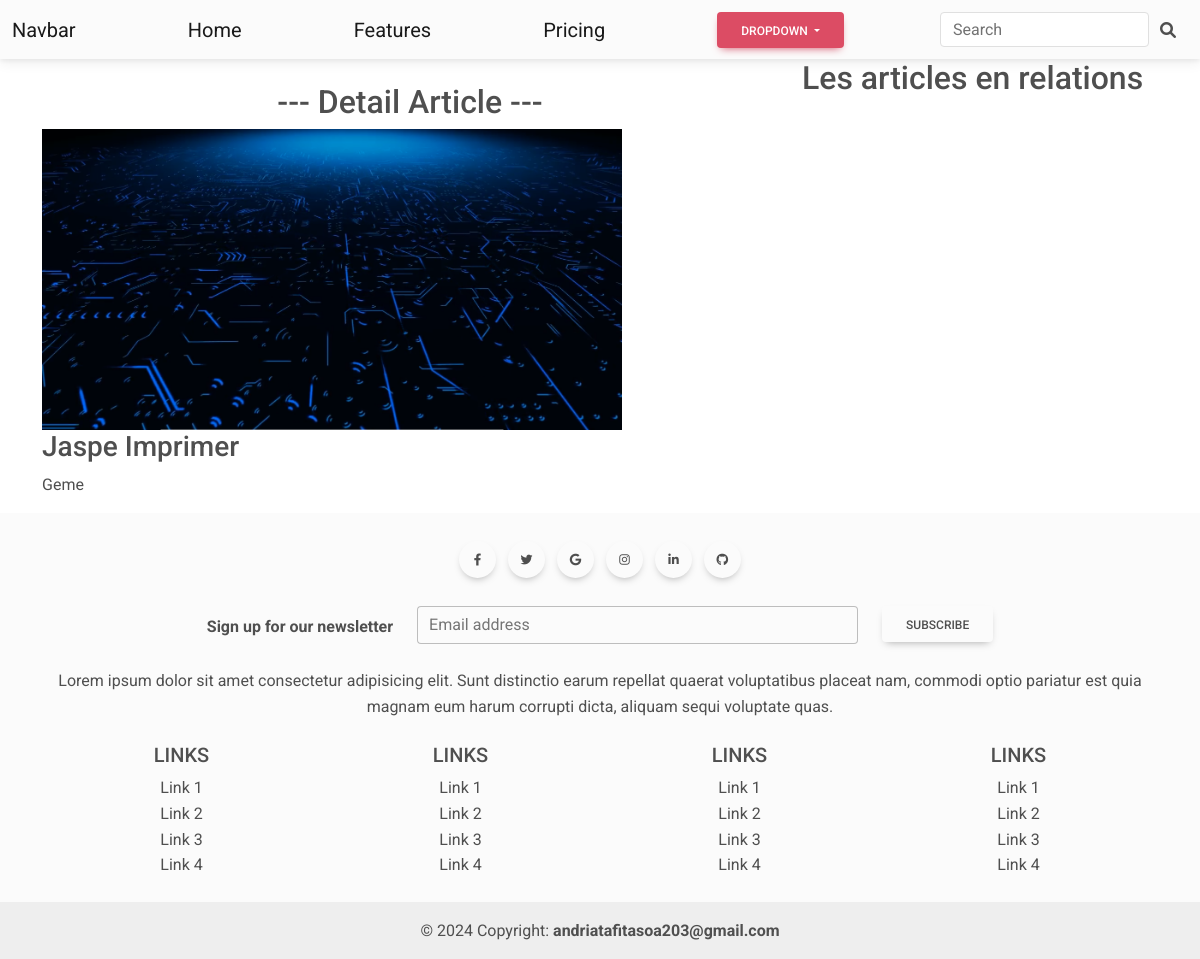
Screenshot of /article/8 with the database file from the repository.
### blog/models.py (models this page shows, shortened)
class Article(models.Model):
    title = models.CharField(max_length=50)
    category = models.ForeignKey(Category, on_delete=models.CASCADE)
    desc = models.TextField()
    image = models.ImageField()
    created_at = models.DateTimeField(auto_now_add=True)
    updated_at = models.DateTimeField(auto_now=True)

class Category(models.Model):
    name = models.CharField(max_length=120)
    def __str__(self) -> str:
        return self.name

### blog/views.py (the view)
# urls.py: path("article/<int:id_article>", detail, name = "detail"),
def detail(request, id_article):
    article = Article.objects.get(id = id_article)
    return render(request, "detail.html", {"article": article})

### blog/templates/detail.html
{% extends "base.html" %}
{% block content %}
<div class = "container">
  <div class = "row">
    <div class = "col-md-8">
      <h2 class = 'text-center mt-4'>--- Detail Article ---</h2>
      <img src= "{{article.image.url}}" style = "max-width: 580px">
      <h3>{{article.title}}</h3>
      <p> {{article.category}}</p>
    </div>
    <div class = "col-md-4">
    <h2>Les articles en relations</h2>
    </div>
  </div>
</div>
{% endblock%}

### rows the page displays
Article: image (picture), title "Jaspe Imprimer", category "Geme"
